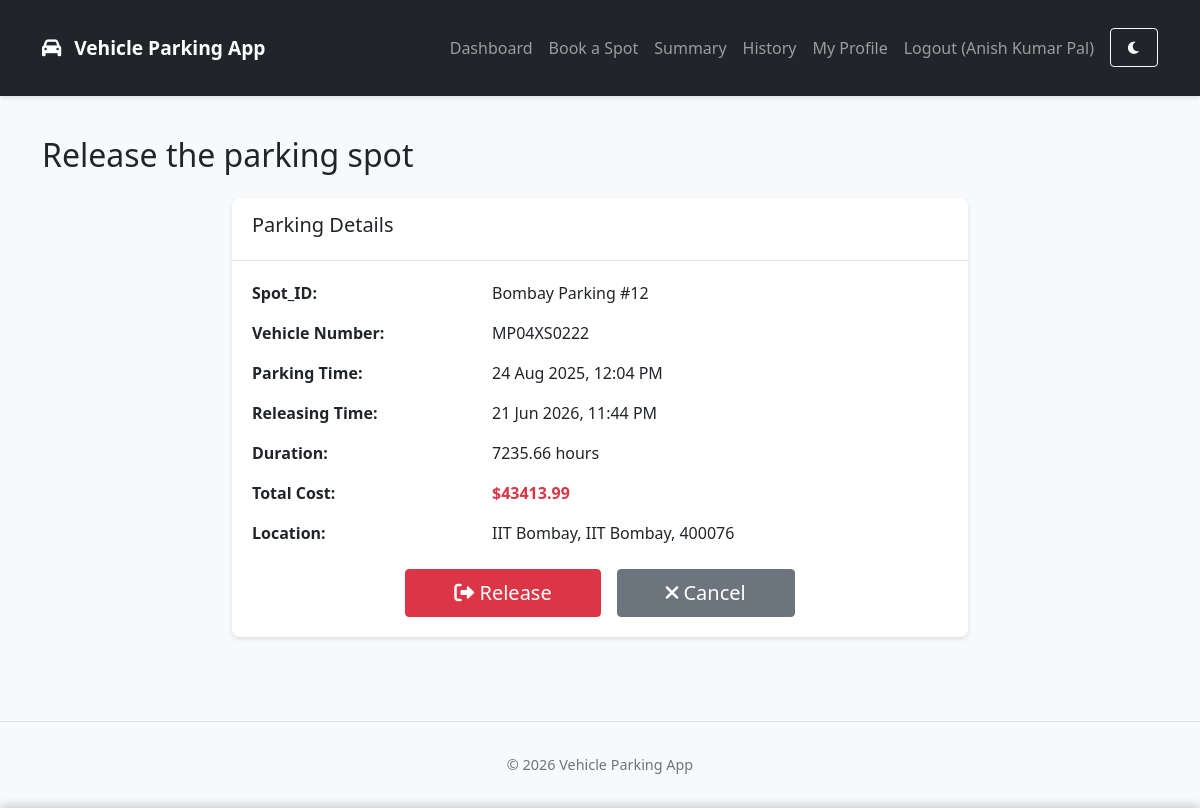
The page /user/release-spot/2 (signed in) on the database its author committed.
### backend/models/models.py (models this page shows, shortened)
class User(db.Model, UserMixin):
    __tablename__ = 'users'
    id = db.Column(db.Integer, primary_key=True)
    username = db.Column(db.String(64), unique=True, nullable=False)
    email = db.Column(db.String(120), unique=True, nullable=False)
    password_hash = db.Column(db.String(128), nullable=False)
    phone = db.Column(db.String(20), unique=True, nullable=True)
    full_name = db.Column(db.String(100), nullable=True)
    address = db.Column(db.String(200), nullable=True)
    pin_code = db.Column(db.String(20), nullable=True)
    vehicle_no = db.Column(db.String(20), unique=True, nullable=True)
    is_admin = db.Column(db.Boolean, default=False)
    created_at = db.Column(db.DateTime, default=lambda: datetime.now(IST))
    notification_preference = db.Column(db.String(20), default='email')  # email, gchat, sms
    gchat_email = db.Column(db.String(120), nullable=True)
    reminder_time = db.Column(db.String(5), default='18:00')  # 24-hour format HH:MM
    report_format = db.Column(db.String(10), default='html')  # html or pdf
    last_reminder_date = db.Column(db.Date, nullable=True)  # Track when last reminder was sent
    reservations = db.relationship('ParkingReservation', backref='user', lazy=True, cascade="all, delete-orphan")
    payment_methods = db.relationship('SavedPaymentMethod', backref='user', lazy=True, cascade="all, delete-orphan")

class ParkingLot(db.Model):
    __tablename__ = 'parking_lots'
    id = db.Column(db.Integer, primary_key=True)
    name = db.Column(db.String(100), nullable=False)
    prime_location_name = db.Column(db.String(100), nullable=False)
    price = db.Column(db.Float, nullable=False)
    address = db.Column(db.String(200), nullable=False)
    pin_code = db.Column(db.String(10), nullable=False)
    maximum_number_of_spots = db.Column(db.Integer, nullable=False)
    created_at = db.Column(db.DateTime, default=datetime.now(IST))
    spots = db.relationship('ParkingSpot', backref='lot', lazy=True, cascade="all, delete-orphan")

class ParkingSpot(db.Model):
    __tablename__ = 'parking_spots'
    id = db.Column(db.Integer, primary_key=True)
    lot_id = db.Column(db.Integer, db.ForeignKey('parking_lots.id'), nullable=False)
    spot_number = db.Column(db.Integer, nullable=False)
    status = db.Column(db.String(1), nullable=False, default='A')  # 'A' for Available, 'O' for Occupied
    created_at = db.Column(db.DateTime, default=datetime.now(IST))
    reservations = db.relationship('ParkingReservation', backref='spot', lazy=True)

class ParkingReservation(db.Model):
    __tablename__ = 'parking_reservations'
    id = db.Column(db.Integer, primary_key=True)
    user_id = db.Column(db.Integer, db.ForeignKey('users.id'), nullable=False)
    spot_id = db.Column(db.Integer, db.ForeignKey('parking_spots.id'), nullable=False)
    vehicle_no = db.Column(db.String(20), nullable=True)
    parking_timestamp = db.Column(db.DateTime, default=datetime.now(IST))
    leaving_timestamp = db.Column(db.DateTime, nullable=True)
    parking_cost = db.Column(db.Float, nullable=True)
    active = db.Column(db.Boolean, default=True)
    payment_status = db.Column(db.String(20), default='PENDING')  # PENDING, PAID, FAILED
    payment_date = db.Column(db.DateTime, nullable=True)
    payment_method = db.Column(db.String(20), nullable=True)  # credit-card, paypal, etc.
    transaction_id = db.Column(db.String(50), nullable=True)

### backend/routes/user_routes.py (the view, shortened to what this page needs)
@user.route('/release-spot/<int:reservation_id>', methods=['GET', 'POST'])
@login_required
def release_spot(reservation_id):
    reservation = ParkingReservation.query.get_or_404(reservation_id)
    if reservation.user_id != current_user.id:
        flash('You do not have permission to access this reservation.', 'danger')
        return redirect(url_for('user.dashboard'))
    spot = ParkingSpot.query.get(reservation.spot_id)
    lot = ParkingLot.query.get(spot.lot_id)
    now = datetime.now(IST)
    duration = (now - reservation.parking_timestamp.replace(tzinfo=IST)).total_seconds() / 3600
    estimated_cost = lot.price * duration
    return render_template(
        'user/release_spot.html',
        reservation=reservation,
        spot=spot,
        lot=lot,
        now=now,
        duration=duration,
        estimated_cost=estimated_cost,
        current_user=current_user
    )

### backend/services/cache_service.py (called while the page is built)
    def clean_expired(self):
        now = time.time()
        expired_keys = [key for key, (expiry_time, _) in self._cache.items() if expiry_time <= now]
        for key in expired_keys:
            del self._cache[key]
            if self.app:
                self.app.logger.debug(f"Removed expired cache key: {key}")
            else:
                logger.debug(f"Removed expired cache key: {key}")

### frontend/templates/user/release_spot.html (shortened to what this page needs)
{% extends "base.html" %}
{% block content %}
<div class="row">
    <div class="col-md-12">
        <h2 class="mb-4">Release the parking spot</h2>
    </div>
</div>
<div class="row">
    <div class="col-md-8 mx-auto">
        <div class="card">
            <div class="card-header">
                <h5>Parking Details</h5>
            </div>
            <div class="card-body">
                <div class="row mb-3">
                    <div class="col-md-4">
                        <strong>Spot_ID:</strong>
                    </div>
                    <div class="col-md-8">
                        {{ lot.name }} #{{ spot.spot_number }}
                    </div>
                </div>
                <div class="row mb-3">
                    <div class="col-md-4">
                        <strong>Vehicle Number:</strong>
                    </div>
                    <div class="col-md-8">
                        {{ current_user.vehicle_no or 'N/A' }}
                    </div>
                </div>
                <div class="row mb-3">
                    <div class="col-md-4">
                        <strong>Parking Time:</strong>
                    </div>
                    <div class="col-md-8">
                        {{ reservation.parking_timestamp.strftime('%d %b %Y, %I:%M %p') }}
                    </div>
                </div>
                <div class="row mb-3">
                    <div class="col-md-4">
                        <strong>Releasing Time:</strong>
                    </div>
                    <div class="col-md-8">
                        {{ now.strftime('%d %b %Y, %I:%M %p') }}
                    </div>
                </div>
                <div class="row mb-3">
                    <div class="col-md-4">
                        <strong>Duration:</strong>
                    </div>
                    <div class="col-md-8">
                        {{ "%.2f"|format(duration) }} hours
                    </div>
                </div>
                <div class="row mb-3">
                    <div class="col-md-4">
                        <strong>Total Cost:</strong>
                    </div>
                    <div class="col-md-8">
                        <span class="text-danger fw-bold">${{ "%.2f"|format(estimated_cost) }}</span>
                    </div>
                </div>
                <div class="row mb-3">
                    <div class="col-md-4">
                        <strong>Location:</strong>
                    </div>
                    <div class="col-md-8">
                        {{ lot.address }}, {{ lot.prime_location_name }}, {{ lot.pin_code }}
                    </div>
                </div>
                <div class="row mt-4">
                    <div class="col-md-12">
                        <form method="POST" action="{{ url_for('user.release_spot', reservation_id=reservation.id) }}" class="d-flex justify-content-center gap-3">
                            <button type="submit" class="btn btn-danger btn-lg px-5">
                                <i class="fas fa-sign-out-alt"></i> Release
                            </button>
                            <a href="{{ url_for('user.dashboard') }}" class="btn btn-secondary btn-lg px-5">
                                <i class="fas fa-times"></i> Cancel
                            </a>
                        </form>
                    </div>
                </div>
            </div>
        </div>
    </div>
</div>
{% endblock %}

### frontend/templates/base.html (shortened to what this page needs)
<!DOCTYPE html>
<html lang="en">
<head>
    <link href="https://cdn.jsdelivr.net/npm/bootstrap@5.2.3/dist/css/bootstrap.min.css" rel="stylesheet">
    <link rel="stylesheet" href="https://cdnjs.cloudflare.com/ajax/libs/font-awesome/6.0.0-beta3/css/all.min.css">
    <link rel="stylesheet" href="{{ url_for('static', filename='css/style.css') }}">
</head>
<body>
    <nav class="navbar navbar-expand-lg navbar-dark bg-dark">
        <div class="container">
            <a class="navbar-brand" href="{{ url_for('index') }}">
                <i class="fas fa-car"></i> Vehicle Parking App
            </a>
            <div class="collapse navbar-collapse" id="navbarNav">
                <ul class="navbar-nav ms-auto">
                    {% if current_user.is_authenticated %}
                        {% if current_user.is_admin %}
                            <li class="nav-item">
                                <a class="nav-link" href="{{ url_for('admin.dashboard') }}">Dashboard</a>
                            </li>
                            <li class="nav-item">
                                <a class="nav-link" href="{{ url_for('admin.summary') }}">Summary</a>
                            </li>
                            <li class="nav-item">
                                <a class="nav-link" href="{{ url_for('admin.parking_lots') }}">Parking Lots</a>
                            </li>
                            <li class="nav-item">
                                <a class="nav-link" href="{{ url_for('admin.view_users') }}">Users</a>
                            </li>
                            <li class="nav-item">
                                <a class="nav-link" href="{{ url_for('admin.search') }}">
                                    <i class="fas fa-search me-1"></i>Search
                                </a>
                            </li>
                            <li class="nav-item">
                                <a class="nav-link" href="{{ url_for('admin.edit_profile') }}">My Profile</a>
                            </li>
                        {% else %}
                            <li class="nav-item">
                                <a class="nav-link" href="{{ url_for('user.dashboard') }}">Dashboard</a>
                            </li>
                            <li class="nav-item">
                                <a class="nav-link" href="{{ url_for('user.book_spot') }}">Book a Spot</a>
                            </li>
                            <li class="nav-item">
                                <a class="nav-link" href="{{ url_for('user.summary') }}">Summary</a>
                            </li>
                            <li class="nav-item">
                                <a class="nav-link" href="{{ url_for('user.view_history') }}">History</a>
                            </li>
                            <li class="nav-item">
                                <a class="nav-link" href="{{ url_for('user.edit_profile') }}">My Profile</a>
                            </li>
                        {% endif %}
                        <li class="nav-item">
                            <a class="nav-link" href="{{ url_for('auth.logout') }}">Logout ({{ current_user.username }})</a>
                        </li>
                    {% endif %}
                    <li class="nav-item">
                        <button id="dark-mode-toggle" class="btn btn-sm btn-outline-light ms-2" title="Toggle Dark Mode">
                            <i class="fas fa-moon"></i>
                        </button>
                    </li>
                </ul>
            </div>
        </div>
    </nav>
    <div class="container mt-4">
        {% block content %}{% endblock %}
    </div>
    <footer class="footer mt-5 py-3 bg-light">
        <div class="container text-center">
            <span class="text-muted">© <span class="year">2025</span> Vehicle Parking App</span>
        </div>
    </footer>
</body>
</html>

### frontend/static/css/style.css (style rules this page uses)
body { background-color: #f8f9fa; min-height: 100vh; display: flex; flex-direction: column; font-family: 'Segoe UI', Roboto, 'Helvetica Neue', Arial, sans-serif; padding-bottom: env(safe-area-inset-bottom); }
.container { flex: 1; padding-top: 1rem; padding-bottom: 1rem; }
.card { box-shadow: 0 2px 4px rgba(0, 0, 0, 0.1); margin-bottom: 20px; border: none; border-radius: 8px; overflow: hidden; }
.card-header { background-color: #fff; border-bottom: 1px solid rgba(0, 0, 0, 0.1); padding: 15px 20px; font-weight: 600; }
.card-body { padding: 20px; }
.btn { border-radius: 4px; padding: 8px 16px; font-weight: 500; transition: all 0.2s ease; touch-action: manipulation; }
.btn-danger { background-color: #dc3545; border-color: #dc3545; }
.navbar { box-shadow: 0 2px 4px rgba(0, 0, 0, 0.1); padding: 0.75rem 1rem; }
.navbar-brand { font-weight: 600; font-size: 1.2rem; }
.navbar-brand i { margin-right: 8px; }
.footer { background-color: #f8f9fa; padding: 20px 0; margin-top: auto; border-top: 1px solid rgba(0, 0, 0, 0.1); font-size: 0.9rem; }
* { -webkit-tap-highlight-color: rgba(0,0,0,0); }

### rows shown on the page
User: username "Anish Kumar Pal", vehicle_no "MP04XS0222"
ParkingLot: name "Bombay Parking", address "IIT Bombay", prime_location_name "IIT Bombay", pin_code "400076"
ParkingSpot: spot_number "12"
ParkingReservation: parking_timestamp "24 Aug 2025, 12:04 PM"

### other values the page prints
{{ "%.2f"|format(duration) }} "7235.66"
{{ "%.2f"|format(estimated_cost) }} "43413.99"
